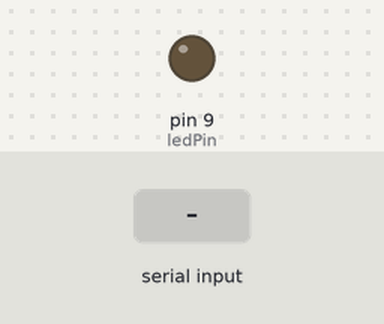
This sketch was run on a simulated Arduino Uno, built with avr-gcc and run on an emulated ATmega328P. Shown: output pins drawn as LEDs (lit = HIGH). The inputs (shaded band) are chosen by the test bench.

Above: at 1.2 s.
1.3 s: byte 30 received over Serial
At 1.7 s:
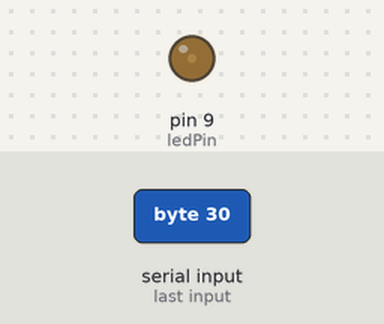
2.8 s: byte 90 received over Serial
At 4.0 s:
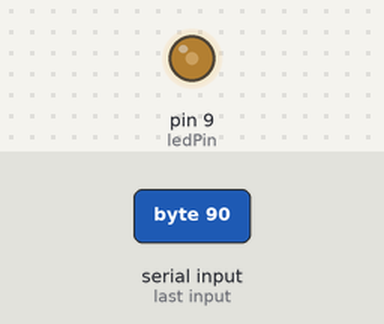
Timing chart, 0 to 5.8 s (numbered marks = the images above; inputs shaded):
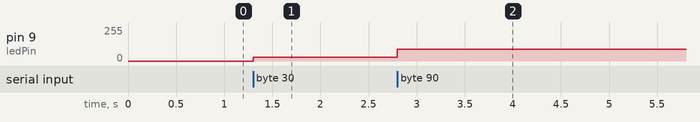

The sketch:

arduino_recieve.ino
```cpp
char data;

int ledPin = 9;

void setup(){

  pinMode(ledPin, OUTPUT);
  Serial.begin(9600);

}

void loop() {

   if (Serial.available())
   { // If data is available to read,
     data = Serial.read(); // read it and store it in data
     analogWrite(ledPin, data); //write

   }

}
```

Measured:
- after the input at 1.3 s, pin 9 (ledPin): 0/255 → 30/255 at once
- after the input at 2.8 s, pin 9 (ledPin): 30/255 → 90/255 at once
